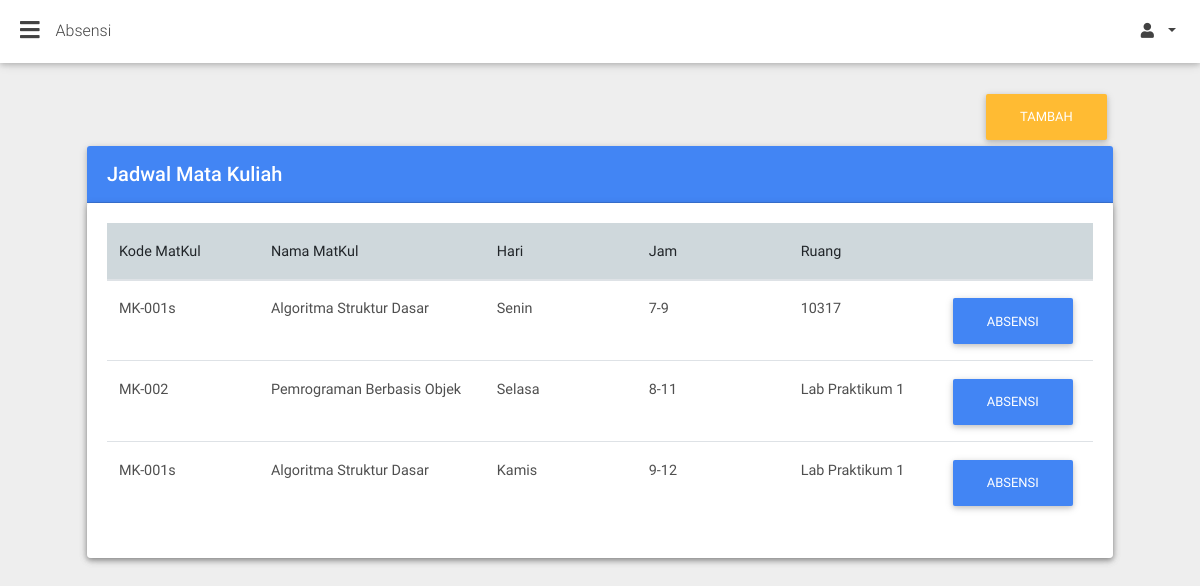
Screenshot of /index.php?page=jadwal (signed in) with the database file from the repository.
### tables this page shows
CREATE TABLE `jadwal` (
  `id` bigint(99) NOT NULL,
  `matakuliah_id` bigint(99) NOT NULL,
  `jam_mulai` int(1) NOT NULL,
  `jam_selesai` int(1) NOT NULL,
  `hari` int(1) NOT NULL,
  `ruang_id` bigint(99) NOT NULL,
  `token` text,
  `last_update` timestamp NOT NULL DEFAULT CURRENT_TIMESTAMP ON UPDATE CURRENT_TIMESTAMP
);

CREATE TABLE `matakuliah` (
  `id` bigint(250) NOT NULL,
  `kode` varchar(99) NOT NULL,
  `nama` varchar(99) NOT NULL,
  `sks` int(1) NOT NULL,
  `absent` int(11) NOT NULL
);

CREATE TABLE `ruang` (
  `id` bigint(99) NOT NULL,
  `nama` varchar(999) NOT NULL,
  `gedung` int(99) NOT NULL,
  `lantai` int(99) NOT NULL
);

### views/jadwal/index.php (the view, shortened to what this page needs)
<div class="container-fluid">
    <section class="pb-3">
        <div class="row">
        	<div class="col-12 text-right">
        		<a href="?page=new_jadwal">
        			<button class="btn btn-warning  text-right">
        				Tambah
        			</button>
        		</a>
        	</div>
          <div class="col-12">
            <div class="card">
              	<div class="card-header white-text primary-color">
                	<h5 class="font-weight-500 my-1">Jadwal Mata Kuliah</h5>
              	</div>
              	<div class="card">
		          	<div class="card-body table-responsive">
		            	<table class="table">
		              		<thead>
		                		<tr class="blue-grey lighten-4">
		                  			<th class="th-lg">Kode MatKul</th>
		                  			<th class="th-lg">Nama MatKul</th>
		                  			<th class="th-lg">Hari</th>
		                  			<th class="th-lg">Jam</th>
		                  			<th class="th-lg">Ruang</th>
		                  			<th></th>
		                		</tr>
			              	</thead>
			              	<tbody>
			              		<?php
									$servername = "localhost";
									$username = "root";
									$password = "";
									$dbname = "skripsi";
									$conn = mysqli_connect($servername, $username, $password, $dbname);
									$sql = "SELECT jadwal.id as jadwal_id, jam_mulai, jam_selesai, matakuliah.kode AS kode_matkul, matakuliah.nama AS nama_matkul, hari,  ruang.nama AS nama_ruang FROM jadwal JOIN matakuliah on matakuliah.id = jadwal.matakuliah_id JOIN ruang ON ruang.id = jadwal.ruang_id";
									$result = mysqli_query($conn, $sql);
									if (mysqli_num_rows($result) > 0) {
									    while($row = mysqli_fetch_assoc($result)) {
									        echo "<tr>";
									        echo "<td>".$row["kode_matkul"]."</td>";
				                  			echo "<td>".$row["nama_matkul"]."</td>";
				                  			$hari = array("Minggu", "Senin", "Selasa", "Rabu", "Kamis", "Jumat", "Sabtu");
				                  			echo "<td>".$hari[$row["hari"]]."</td>";
				                  			echo "<td>".$row["jam_mulai"]."-".$row["jam_selesai"]."</td>";
				                  			echo "<td>".$row["nama_ruang"]."</td>";
				                  			echo "<td>";
				                  			echo "<a href='index.php?page=absensi_mk&jadwal_id=".$row["jadwal_id"]."' class='btn btn-primary'> Absensi </a>";
				                  			echo "</td>";
									    }
									}
									?>
			              </tbody>
		            	</table>
		          	</div>
		        </div>
            </div>
        </div>
    </section>
</div>

### rows the page displays
jadwal: matakuliah.kode "MK-001s", matakuliah.nama "Algoritma Struktur Dasar", hari "Senin", jam_mulai "7", jam_selesai "9", ruang.nama "10317"
jadwal: matakuliah.kode "MK-002", matakuliah.nama "Pemrograman Berbasis Objek", hari "Selasa", jam_mulai "8", jam_selesai "11", ruang.nama "Lab Praktikum 1"
jadwal: matakuliah.kode "MK-001s", matakuliah.nama "Algoritma Struktur Dasar", hari "Kamis", jam_mulai "9", jam_selesai "12", ruang.nama "Lab Praktikum 1"
